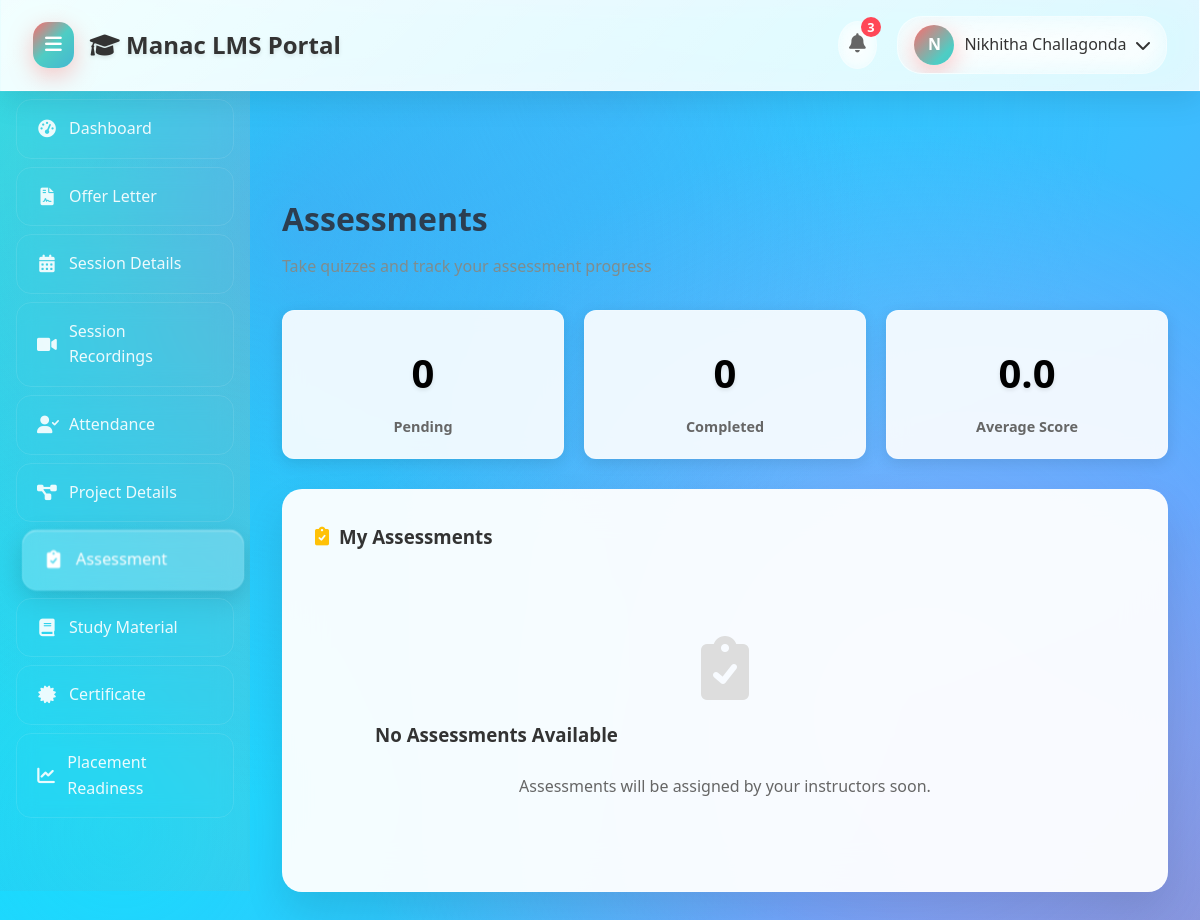
The app's page /assessment/ (signed in), older data.
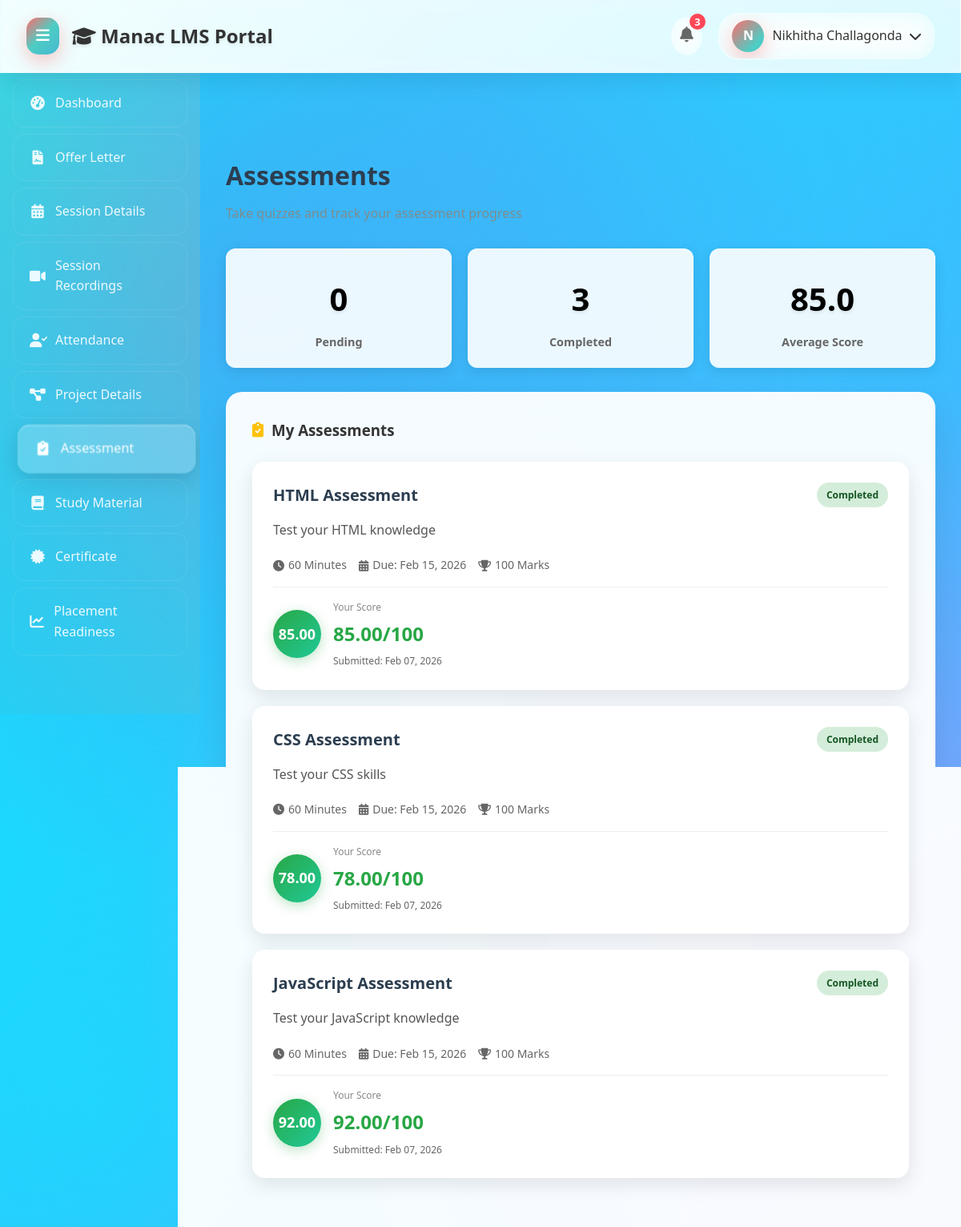
The same page, newer data.
### lms/models.py (models this page shows, shortened)
class StudentAssessment(models.Model):
    student = models.ForeignKey(Student, on_delete=models.CASCADE)
    assessment = models.ForeignKey(Assessment, on_delete=models.CASCADE)
    score = models.DecimalField(max_digits=5, decimal_places=2, null=True, blank=True)
    max_score = models.DecimalField(max_digits=5, decimal_places=2, default=100)
    submitted_at = models.DateTimeField(null=True, blank=True)
    is_completed = models.BooleanField(default=False)
    answers = models.JSONField(blank=True, null=True)  # Store answers as JSON
    class Meta:
        unique_together = ['student', 'assessment']

class Assessment(models.Model):
    title = models.CharField(max_length=200)
    description = models.TextField(blank=True)
    topic = models.CharField(max_length=100)
    total_marks = models.PositiveIntegerField(default=100)
    duration_minutes = models.PositiveIntegerField(default=60)
    due_date = models.DateTimeField()
    is_active = models.BooleanField(default=True)
    created_at = models.DateTimeField(default=timezone.now)

### lms/views.py (the view)
# urls.py: path('assessment/', views.assessment, name='assessment'),
@login_required
def assessment(request):
    student = get_object_or_404(Student, user=request.user)
    assessments = Assessment.objects.filter(is_active=True)
    student_assessments = StudentAssessment.objects.filter(student=student, assessment__in=assessments).select_related('assessment')
    for assessment in assessments:
        if not student_assessments.filter(assessment=assessment).exists():
            StudentAssessment.objects.create(student=student, assessment=assessment)
    student_assessments = StudentAssessment.objects.filter(student=student, assessment__in=assessments).select_related('assessment')
    pending_count = student_assessments.filter(is_completed=False, assessment__due_date__gte=timezone.now().date()).count()
    completed_count = student_assessments.filter(is_completed=True).count()
    average_score = student_assessments.filter(is_completed=True, score__isnull=False).aggregate(avg=models.Avg('score')).get('avg', 0) or 0
    context = {
        'student_assessments': student_assessments,
        'pending_count': pending_count,
        'completed_count': completed_count,
        'average_score': round(average_score, 1),
    }
    return render(request, 'lms/assessment.html', context)

### lms/templates/lms/assessment.html (shortened to what the changed rows need)
<!DOCTYPE html>
<html lang="en">
<head>
    <link rel="stylesheet" href="https://cdnjs.cloudflare.com/ajax/libs/font-awesome/6.0.0/css/all.min.css">
</head>
<body>
    <div class="header">
        <div class="header-left">
            <h2><i class="fas fa-graduation-cap"></i> Manac LMS Portal</h2>
        </div>
    </div>
    <div class="container">
        <div class="main-content" id="main-content">
            <div class="content-header">
                <h2>Assessments</h2>
            </div>
            <div class="stats-grid">
                <div class="stat-card">
                    <div class="stat-number">{{ completed_count }}</div>
                    <div class="stat-label">Completed</div>
                </div>
                <div class="stat-card">
                    <div class="stat-number">{{ average_score|floatformat:1 }}</div>
                    <div class="stat-label">Average Score</div>
                </div>
            </div>
            <div class="card">
                <div class="assessment-grid">
                    {% for student_assessment in student_assessments %}
                    <div class="assessment-card">
                        <div class="assessment-header">
                            <h4 class="assessment-title">{{ student_assessment.assessment.title }}</h4>
                            <span class="assessment-status {% if student_assessment.is_completed %}completed{% endif %}">
                                {% if student_assessment.is_completed %}Completed{% else %}Pending{% endif %}
                            </span>
                        </div>
                        <p class="assessment-description">{{ student_assessment.assessment.description|truncatechars:150 }}</p>
                        <div class="assessment-meta">
                            <span class="meta-item">
                                <i class="fas fa-clock"></i>
                                {{ student_assessment.assessment.duration_minutes }} Minutes
                            </span>
                            <span class="meta-item">
                                <i class="fas fa-calendar-alt"></i>
                                Due: {{ student_assessment.assessment.due_date|date:"M d, Y" }}
                            </span>
                            <span class="meta-item">
                                <i class="fas fa-trophy"></i>
                                {{ student_assessment.assessment.total_marks }} Marks
                            </span>
                        </div>
                        {% if student_assessment.is_completed %}
                        <div class="score-display">
                            <div class="score-circle">
                                {{ student_assessment.score }}
                            </div>
                            <div class="score-info">
                                <div class="score-label">Your Score</div>
                                <div class="score-value">{{ student_assessment.score }}/{{ student_assessment.assessment.total_marks }}</div>
                                <div style="font-size: 12px; color: #666; margin-top: 5px;">
                                    Submitted: {{ student_assessment.submitted_at|date:"M d, Y" }}
                                </div>
                            </div>
                        </div>
                        {% endif %}
                    </div>
                    {% empty %}
                    <div style="text-align: center; padding: 60px; color: #666;">
                        <i class="fas fa-clipboard-check" style="font-size: 64px; color: #ddd; margin-bottom: 20px;"></i>
                        <h3>No Assessments Available</h3>
                        <p>Assessments will be assigned by your instructors soon.</p>
                    </div>
                    {% endfor %}
                </div>
            </div>
        </div>
    </div>
</body>
</html>

Row changes from the older to the newer data that the page shows:
added StudentAssessment: assessment "HTML Assessment", is_completed "Completed", assessment.description "Test your HTML knowledge", assessment.duration_minutes "60", assessment.due_date "Feb 15, 2026", assessment.total_marks "100", score "85.00", submitted_at "Feb 07, 2026"
added StudentAssessment: assessment "CSS Assessment", is_completed "Completed", assessment.description "Test your CSS skills", assessment.duration_minutes "60", assessment.due_date "Feb 15, 2026", assessment.total_marks "100", score "78.00", submitted_at "Feb 07, 2026"
added StudentAssessment: assessment "JavaScript Assessment", is_completed "Completed", assessment.description "Test your JavaScript knowledge", assessment.duration_minutes "60", assessment.due_date "Feb 15, 2026", assessment.total_marks "100", score "92.00", submitted_at "Feb 07, 2026"
Text that changed along with them:
{{ completed_count }}: "0" → "3"
{{ average_score|floatformat:1 }}: "0.0" → "85.0"
text no longer shown: "No Assessments Available Assessments will be assigned by your instructors soon."
